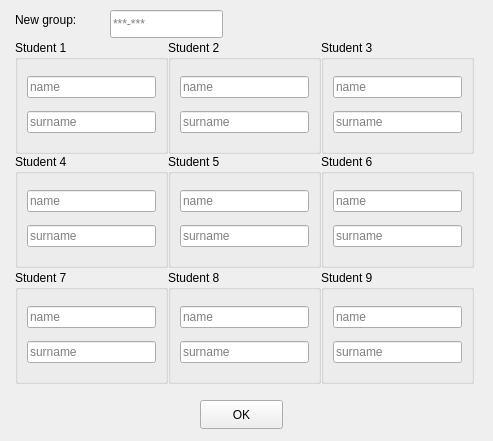
<?xml version="1.0" encoding="UTF-8"?>
<ui version="4.0">
 <class>add_group</class>
 <widget class="QWidget" name="add_group">
  <property name="geometry">
   <rect>
    <x>0</x>
    <y>0</y>
    <width>493</width>
    <height>441</height>
   </rect>
  </property>
  <property name="windowTitle">
   <string>Form</string>
  </property>
  <widget class="QGroupBox" name="groupBox">
   <property name="geometry">
    <rect>
     <x>15</x>
     <y>40</y>
     <width>153</width>
     <height>114</height>
    </rect>
   </property>
   <property name="title">
    <string>Student 1</string>
   </property>
   <layout class="QVBoxLayout" name="verticalLayout">
    <item>
     <widget class="QLineEdit" name="lineEdit">
      <property name="text">
       <string/>
      </property>
      <property name="placeholderText">
       <string>name</string>
      </property>
     </widget>
    </item>
    <item>
     <widget class="QLineEdit" name="lineEdit_2">
      <property name="text">
       <string/>
      </property>
      <property name="placeholderText">
       <string>surname</string>
      </property>
     </widget>
    </item>
   </layout>
  </widget>
  <widget class="QPushButton" name="pushButton">
   <property name="geometry">
    <rect>
     <x>200</x>
     <y>400</y>
     <width>83</width>
     <height>29</height>
    </rect>
   </property>
   <property name="text">
    <string>OK</string>
   </property>
  </widget>
  <widget class="QLabel" name="label">
   <property name="geometry">
    <rect>
     <x>15</x>
     <y>10</y>
     <width>100</width>
     <height>20</height>
    </rect>
   </property>
   <property name="text">
    <string>New group:</string>
   </property>
  </widget>
  <widget class="QLineEdit" name="lineEdit_groupNum">
   <property name="geometry">
    <rect>
     <x>110</x>
     <y>10</y>
     <width>113</width>
     <height>28</height>
    </rect>
   </property>
   <property name="placeholderText">
    <string>***-***</string>
   </property>
  </widget>
  <widget class="QGroupBox" name="groupBox_2">
   <property name="geometry">
    <rect>
     <x>168</x>
     <y>40</y>
     <width>153</width>
     <height>114</height>
    </rect>
   </property>
   <property name="title">
    <string>Student 2</string>
   </property>
   <layout class="QVBoxLayout" name="verticalLayout_2">
    <item>
     <widget class="QLineEdit" name="lineEdit_3">
      <property name="text">
       <string/>
      </property>
      <property name="placeholderText">
       <string>name</string>
      </property>
     </widget>
    </item>
    <item>
     <widget class="QLineEdit" name="lineEdit_4">
      <property name="text">
       <string/>
      </property>
      <property name="placeholderText">
       <string>surname</string>
      </property>
     </widget>
    </item>
   </layout>
  </widget>
  <widget class="QGroupBox" name="groupBox_3">
   <property name="geometry">
    <rect>
     <x>321</x>
     <y>40</y>
     <width>153</width>
     <height>114</height>
    </rect>
   </property>
   <property name="title">
    <string>Student 3</string>
   </property>
   <layout class="QVBoxLayout" name="verticalLayout_3">
    <item>
     <widget class="QLineEdit" name="lineEdit_5">
      <property name="text">
       <string/>
      </property>
      <property name="placeholderText">
       <string>name</string>
      </property>
     </widget>
    </item>
    <item>
     <widget class="QLineEdit" name="lineEdit_6">
      <property name="text">
       <string/>
      </property>
      <property name="placeholderText">
       <string>surname</string>
      </property>
     </widget>
    </item>
   </layout>
  </widget>
  <widget class="QGroupBox" name="groupBox_7">
   <property name="geometry">
    <rect>
     <x>15</x>
     <y>270</y>
     <width>153</width>
     <height>114</height>
    </rect>
   </property>
   <property name="title">
    <string>Student 7</string>
   </property>
   <layout class="QVBoxLayout" name="verticalLayout_5">
    <item>
     <widget class="QLineEdit" name="lineEdit_13">
      <property name="text">
       <string/>
      </property>
      <property name="placeholderText">
       <string>name</string>
      </property>
     </widget>
    </item>
    <item>
     <widget class="QLineEdit" name="lineEdit_14">
      <property name="text">
       <string/>
      </property>
      <property name="placeholderText">
       <string>surname</string>
      </property>
     </widget>
    </item>
   </layout>
  </widget>
  <widget class="QGroupBox" name="groupBox_8">
   <property name="geometry">
    <rect>
     <x>168</x>
     <y>270</y>
     <width>153</width>
     <height>114</height>
    </rect>
   </property>
   <property name="title">
    <string>Student 8</string>
   </property>
   <layout class="QVBoxLayout" name="verticalLayout_6">
    <item>
     <widget class="QLineEdit" name="lineEdit_15">
      <property name="text">
       <string/>
      </property>
      <property name="placeholderText">
       <string>name</string>
      </property>
     </widget>
    </item>
    <item>
     <widget class="QLineEdit" name="lineEdit_16">
      <property name="text">
       <string/>
      </property>
      <property name="placeholderText">
       <string>surname</string>
      </property>
     </widget>
    </item>
   </layout>
  </widget>
  <widget class="QGroupBox" name="groupBox_9">
   <property name="geometry">
    <rect>
     <x>321</x>
     <y>270</y>
     <width>153</width>
     <height>114</height>
    </rect>
   </property>
   <property name="title">
    <string>Student 9</string>
   </property>
   <layout class="QVBoxLayout" name="verticalLayout_7">
    <item>
     <widget class="QLineEdit" name="lineEdit_17">
      <property name="text">
       <string/>
      </property>
      <property name="placeholderText">
       <string>name</string>
      </property>
     </widget>
    </item>
    <item>
     <widget class="QLineEdit" name="lineEdit_18">
      <property name="text">
       <string/>
      </property>
      <property name="placeholderText">
       <string>surname</string>
      </property>
     </widget>
    </item>
   </layout>
  </widget>
  <widget class="QGroupBox" name="groupBox_6">
   <property name="geometry">
    <rect>
     <x>321</x>
     <y>154</y>
     <width>153</width>
     <height>114</height>
    </rect>
   </property>
   <property name="title">
    <string>Student 6</string>
   </property>
   <layout class="QVBoxLayout" name="verticalLayout_8">
    <item>
     <widget class="QLineEdit" name="lineEdit_11">
      <property name="text">
       <string/>
      </property>
      <property name="placeholderText">
       <string>name</string>
      </property>
     </widget>
    </item>
    <item>
     <widget class="QLineEdit" name="lineEdit_12">
      <property name="text">
       <string/>
      </property>
      <property name="placeholderText">
       <string>surname</string>
      </property>
     </widget>
    </item>
   </layout>
  </widget>
  <widget class="QGroupBox" name="groupBox_5">
   <property name="geometry">
    <rect>
     <x>168</x>
     <y>154</y>
     <width>153</width>
     <height>114</height>
    </rect>
   </property>
   <property name="title">
    <string>Student 5</string>
   </property>
   <layout class="QVBoxLayout" name="verticalLayout_9">
    <item>
     <widget class="QLineEdit" name="lineEdit_9">
      <property name="text">
       <string/>
      </property>
      <property name="placeholderText">
       <string>name</string>
      </property>
     </widget>
    </item>
    <item>
     <widget class="QLineEdit" name="lineEdit_10">
      <property name="text">
       <string/>
      </property>
      <property name="placeholderText">
       <string>surname</string>
      </property>
     </widget>
    </item>
   </layout>
  </widget>
  <widget class="QGroupBox" name="groupBox_4">
   <property name="geometry">
    <rect>
     <x>15</x>
     <y>154</y>
     <width>153</width>
     <height>114</height>
    </rect>
   </property>
   <property name="title">
    <string>Student 4</string>
   </property>
   <layout class="QVBoxLayout" name="verticalLayout_10">
    <item>
     <widget class="QLineEdit" name="lineEdit_7">
      <property name="text">
       <string/>
      </property>
      <property name="placeholderText">
       <string>name</string>
      </property>
     </widget>
    </item>
    <item>
     <widget class="QLineEdit" name="lineEdit_8">
      <property name="text">
       <string/>
      </property>
      <property name="placeholderText">
       <string>surname</string>
      </property>
     </widget>
    </item>
   </layout>
  </widget>
 </widget>
 <resources/>
 <connections/>
</ui>
